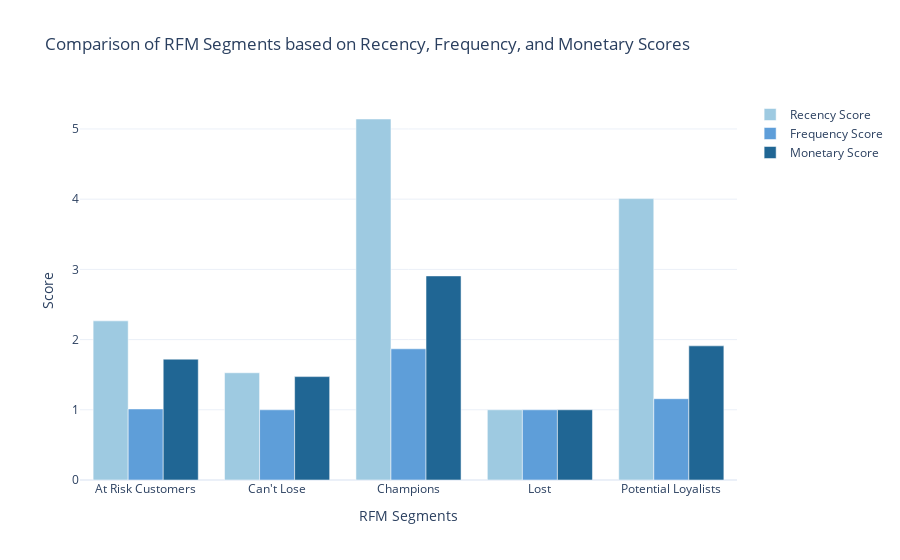

Notebook cell for this chart:
### Code cell
#Now let’s have a look at the recency, frequency, and monetary scores of all the segments:

# Calculate the average Recency, Frequency, and Monetary scores for each segment
segment_scores = data.groupby('RFM Customer Segments')[['RecencyScore', 'FrequencyScore', 'MonetaryScore']].mean().reset_index()

# Create a grouped bar chart to compare segment scores
fig = go.Figure()

# Add bars for Recency score
fig.add_trace(go.Bar(
    x=segment_scores['RFM Customer Segments'],
    y=segment_scores['RecencyScore'],
    name='Recency Score',
    marker_color='rgb(158,202,225)'
))

# Add bars for Frequency score
fig.add_trace(go.Bar(
    x=segment_scores['RFM Customer Segments'],
    y=segment_scores['FrequencyScore'],
    name='Frequency Score',
    marker_color='rgb(94,158,217)'
))

# Add bars for Monetary score
fig.add_trace(go.Bar(
    x=segment_scores['RFM Customer Segments'],
    y=segment_scores['MonetaryScore'],
    name='Monetary Score',
    marker_color='rgb(32,102,148)'
))

# Update the layout
fig.update_layout(
    title='Comparison of RFM Segments based on Recency, Frequency, and Monetary Scores',
    xaxis_title='RFM Segments',
    yaxis_title='Score',
    barmode='group',#
    showlegend=True
)

fig.show()

### Figure 1 — Plotly figure (JSON) as saved in the notebook; plotly's stock layout.template omitted (floating-point values rounded to 4 significant figures)
{"data": [{"marker": {"color": "rgb(158,202,225)"}, "name": "Recency Score", "type": "bar", "x": ["At Risk Customers", "Can't Lose", "Champions", "Lost", "Potential Loyalists"], "y": [2.267, 1.527, 5.142, 1, 4.008]}, {"marker": {"color": "rgb(94,158,217)"}, "name": "Frequency Score", "type": "bar", "x": ["At Risk Customers", "Can't Lose", "Champions", "Lost", "Potential Loyalists"], "y": [1.012, 1, 1.869, 1, 1.158]}, {"marker": {"color": "rgb(32,102,148)"}, "name": "Monetary Score", "type": "bar", "x": ["At Risk Customers", "Can't Lose", "Champions", "Lost", "Potential Loyalists"], "y": [1.721, 1.473, 2.907, 1, 1.911]}], "layout": {"barmode": "group", "showlegend": true, "title": {"text": "Comparison of RFM Segments based on Recency, Frequency, and Monetary Scores"}, "xaxis": {"title": {"text": "RFM Segments"}}, "yaxis": {"title": {"text": "Score"}}}}
